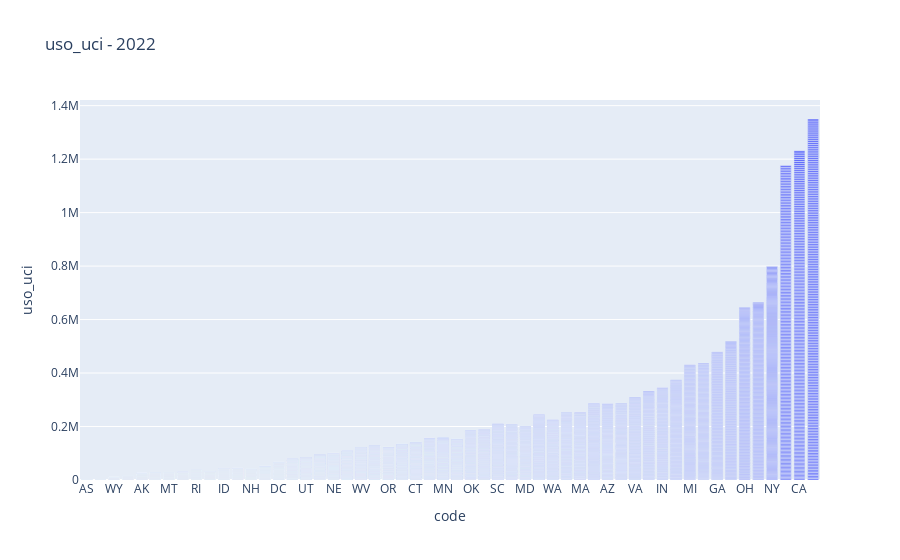

The code cell stored with this chart in its notebook:
### Code cell
year3 = 2022

df3 = data[data['Year'] == year3].sort_values(uci)

px.bar(df3, x = 'code', y = uci, title =' - '.join([uci, str(year3)]))

### Figure 1 — Plotly figure (JSON) as saved in the notebook; plotly's stock layout.template omitted (floating-point values rounded to 4 significant figures; data arrays with more than 128 entries replaced by an {"elided": "..."} marker saying what was removed)
{"data": [{"alignmentgroup": "True", "hovertemplate": "code=%{x}<br>uso_uci=%{y}<extra></extra>", "legendgroup": "", "marker": {"color": "#636efa", "pattern": {"shape": ""}}, "name": "", "offsetgroup": "", "orientation": "v", "showlegend": false, "textposition": "auto", "type": "bar", "x": {"elided": "11664 str values"}, "xaxis": "x", "y": {"elided": "11664 int values"}, "yaxis": "y"}], "layout": {"barmode": "relative", "legend": {"tracegroupgap": 0}, "title": {"text": "uso_uci - 2022"}, "xaxis": {"anchor": "y", "domain": [0, 1], "title": {"text": "code"}}, "yaxis": {"anchor": "x", "domain": [0, 1], "title": {"text": "uso_uci"}}}}
